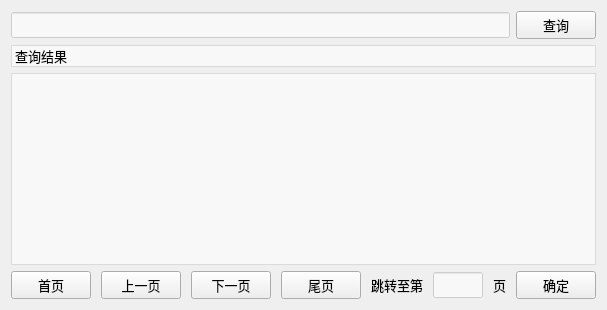
      <widget class="QWidget" name="pageSearchPaper">
       <layout class="QVBoxLayout" name="verticalLayout_3">
        <item>
         <layout class="QHBoxLayout" name="horizontalLayout_2">
          <item>
           <widget class="QLineEdit" name="searchPaperEdit">
            <property name="font">
             <font>
              <family>微软雅黑</family>
              <pointsize>10</pointsize>
             </font>
            </property>
            <property name="styleSheet">
             <string notr="true">background-color: rgba(255, 255, 255, 150);</string>
            </property>
           </widget>
          </item>
          <item>
           <widget class="QPushButton" name="searchPaperBtn">
            <property name="font">
             <font>
              <family>微软雅黑</family>
              <pointsize>10</pointsize>
             </font>
            </property>
            <property name="text">
             <string>查询</string>
            </property>
           </widget>
          </item>
         </layout>
        </item>
        <item>
         <widget class="QLabel" name="label_14">
          <property name="font">
           <font>
            <family>微软雅黑</family>
            <pointsize>10</pointsize>
           </font>
          </property>
          <property name="styleSheet">
           <string notr="true">background-color: rgba(255, 255, 255, 150);</string>
          </property>
          <property name="frameShape">
           <enum>QFrame::StyledPanel</enum>
          </property>
          <property name="frameShadow">
           <enum>QFrame::Raised</enum>
          </property>
          <property name="text">
           <string>查询结果</string>
          </property>
         </widget>
        </item>
        <item>
         <widget class="QTableWidget" name="paperTbl">
          <property name="font">
           <font>
            <family>微软雅黑</family>
            <pointsize>10</pointsize>
           </font>
          </property>
          <property name="styleSheet">
           <string notr="true">background-color: rgba(255, 255, 255, 150);</string>
          </property>
         </widget>
        </item>
        <item>
         <layout class="QHBoxLayout" name="horizontalLayout_4">
          <property name="spacing">
           <number>10</number>
          </property>
          <item>
           <widget class="QPushButton" name="paperFirstBtn">
            <property name="font">
             <font>
              <family>微软雅黑</family>
              <pointsize>10</pointsize>
             </font>
            </property>
            <property name="text">
             <string>首页</string>
            </property>
           </widget>
          </item>
          <item>
           <widget class="QPushButton" name="paperPreBtn">
            <property name="font">
             <font>
              <family>微软雅黑</family>
              <pointsize>10</pointsize>
             </font>
            </property>
            <property name="text">
             <string>上一页</string>
            </property>
           </widget>
          </item>
          <item>
           <widget class="QPushButton" name="paperNextBtn">
            <property name="font">
             <font>
              <family>微软雅黑</family>
              <pointsize>10</pointsize>
             </font>
            </property>
            <property name="text">
             <string>下一页</string>
            </property>
           </widget>
          </item>
          <item>
           <widget class="QPushButton" name="paperLastBtn">
            <property name="font">
             <font>
              <family>微软雅黑</family>
              <pointsize>10</pointsize>
             </font>
            </property>
            <property name="text">
             <string>尾页</string>
            </property>
           </widget>
          </item>
          <item>
           <layout class="QHBoxLayout" name="horizontalLayout_3">
            <item>
             <widget class="QLabel" name="label_15">
              <property name="font">
               <font>
                <family>微软雅黑</family>
                <pointsize>10</pointsize>
               </font>
              </property>
              <property name="styleSheet">
               <string notr="true">background-color: rgba(255, 255, 255, 0);</string>
              </property>
              <property name="frameShape">
               <enum>QFrame::NoFrame</enum>
              </property>
              <property name="frameShadow">
               <enum>QFrame::Plain</enum>
              </property>
              <property name="text">
               <string>跳转至第</string>
              </property>
              <property name="alignment">
               <set>Qt::AlignCenter</set>
              </property>
             </widget>
            </item>
            <item>
             <widget class="QLineEdit" name="paperJumpEdit">
              <property name="maximumSize">
               <size>
                <width>50</width>
                <height>16777215</height>
               </size>
              </property>
              <property name="font">
               <font>
                <family>微软雅黑</family>
                <pointsize>10</pointsize>
               </font>
              </property>
              <property name="styleSheet">
               <string notr="true">background-color: rgba(255, 255, 255, 150);</string>
              </property>
             </widget>
            </item>
            <item>
             <widget class="QLabel" name="label_16">
              <property name="font">
               <font>
                <family>微软雅黑</family>
                <pointsize>10</pointsize>
               </font>
              </property>
              <property name="styleSheet">
               <string notr="true">background-color: rgba(255, 255, 255, 0);</string>
              </property>
              <property name="frameShape">
               <enum>QFrame::NoFrame</enum>
              </property>
              <property name="frameShadow">
               <enum>QFrame::Plain</enum>
              </property>
              <property name="text">
               <string>页</string>
              </property>
              <property name="alignment">
               <set>Qt::AlignCenter</set>
              </property>
             </widget>
            </item>
           </layout>
          </item>
          <item>
           <widget class="QPushButton" name="paperConfirmBtn">
            <property name="font">
             <font>
              <family>微软雅黑</family>
              <pointsize>10</pointsize>
             </font>
            </property>
            <property name="text">
             <string>确定</string>
            </property>
           </widget>
          </item>
         </layout>
        </item>
       </layout>
      </widget>
